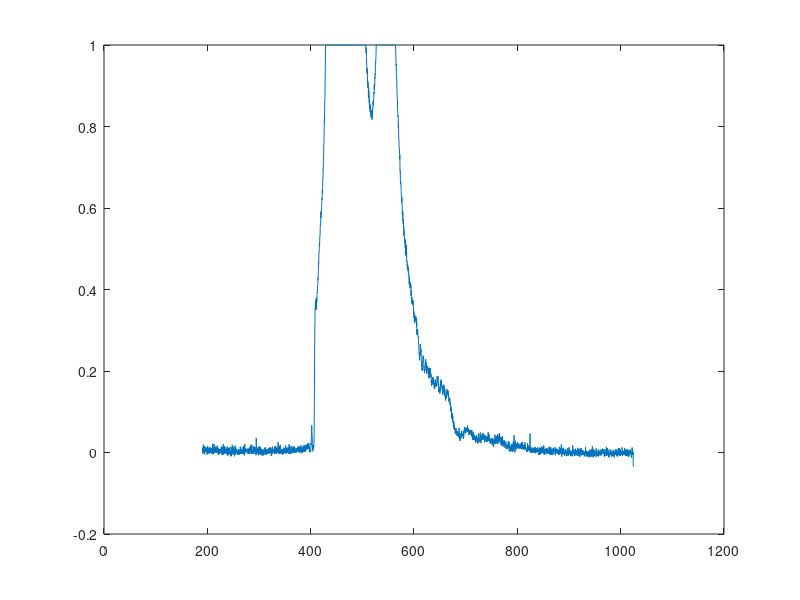

Write MATLAB code to recreate this figure.
blue_spectra = xlsread('blue.csv.csv');
% save red_spectra intensity
figure;
plot(blue_spectra(:, 1), blue_spectra(:, 2))
save blue_spectra.mat blue_spectra
